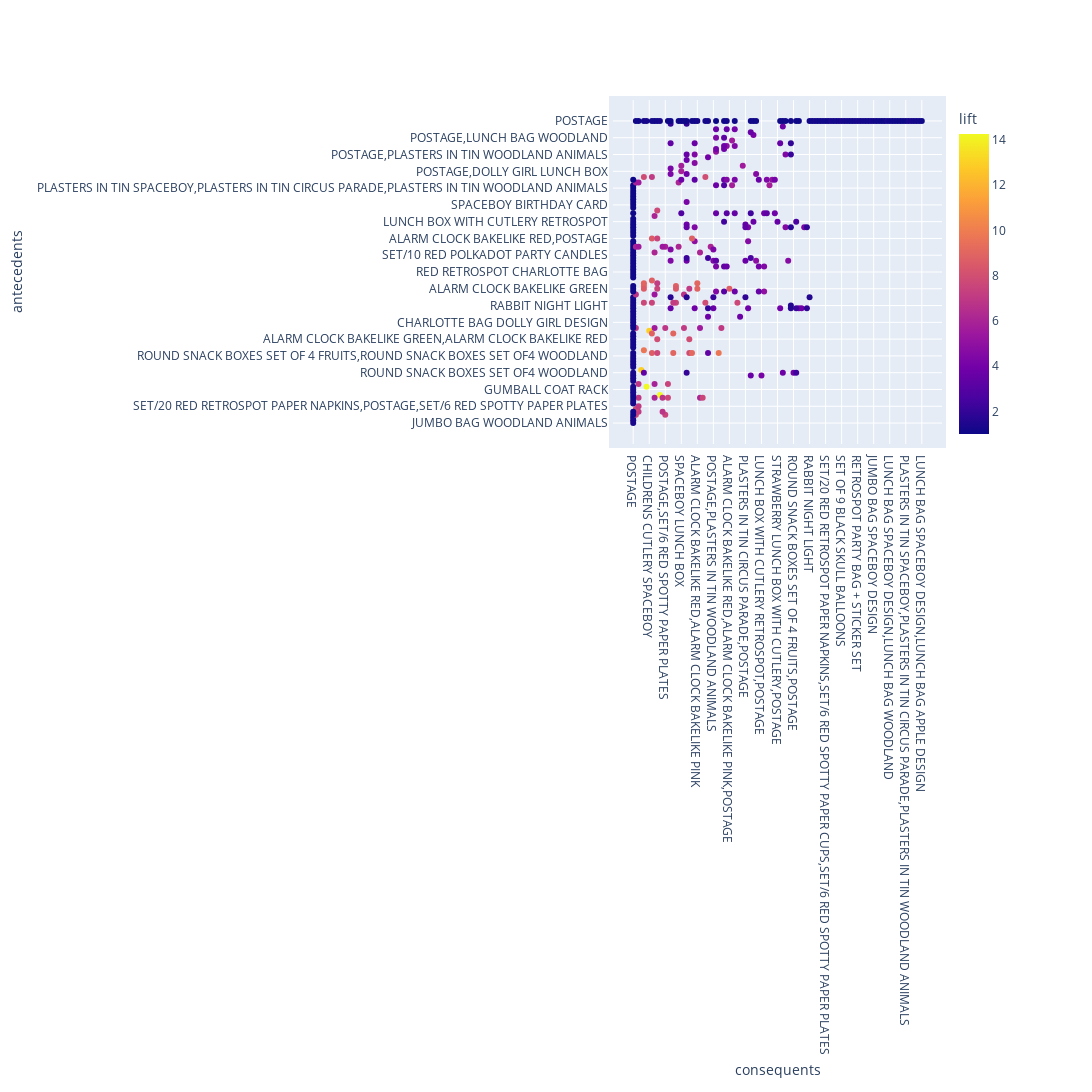

The code cell stored with this chart in its notebook:
### Code cell
fig = px.scatter( plot1 , x = "consequents" , y = "antecedents" , color = "lift",width=1200, height=1600)
fig.update_layout(margin=dict(
        l=500,
        r=150,
        b=500,
        t=100,
        pad=4
    ),)
fig.show()

### Figure 1 — Plotly figure (JSON) as saved in the notebook; plotly's stock layout.template omitted (floating-point values rounded to 4 significant figures; data arrays with more than 128 entries replaced by an {"elided": "..."} marker saying what was removed)
{"data": [{"hoverlabel": {"namelength": 0}, "hovertemplate": "consequents=%{x}<br>antecedents=%{y}<br>lift=%{marker.color}", "legendgroup": "", "marker": {"color": {"elided": "348 float values"}, "coloraxis": "coloraxis", "symbol": "circle"}, "mode": "markers", "name": "", "showlegend": false, "type": "scatter", "x": {"elided": "348 str values"}, "xaxis": "x", "y": {"elided": "348 str values"}, "yaxis": "y"}], "layout": {"coloraxis": {"colorbar": {"title": {"text": "lift"}}, "colorscale": [[0, "#0d0887"], [0.1111, "#46039f"], [0.2222, "#7201a8"], [0.3333, "#9c179e"], [0.4444, "#bd3786"], [0.5556, "#d8576b"], [0.6667, "#ed7953"], [0.7778, "#fb9f3a"], [0.8889, "#fdca26"], [1, "#f0f921"]]}, "height": 1600, "legend": {"tracegroupgap": 0}, "margin": {"b": 500, "l": 500, "pad": 4, "r": 150, "t": 100}, "width": 1200, "xaxis": {"anchor": "y", "domain": [0, 1], "title": {"text": "consequents"}}, "yaxis": {"anchor": "x", "domain": [0, 1], "title": {"text": "antecedents"}}}}
